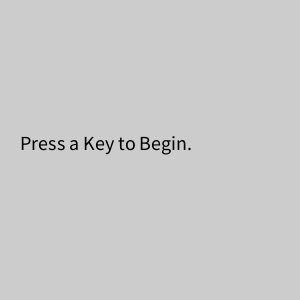
Frame 1 (no input)
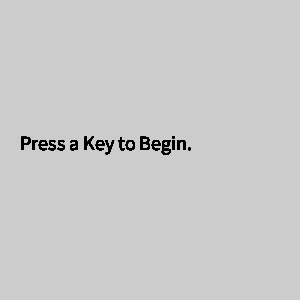
Frame 60 (the mouse pressed at the canvas centre just before this capture)
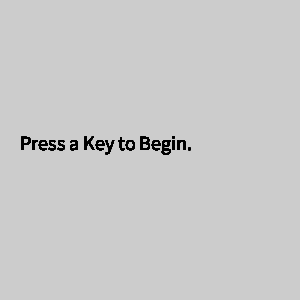
Frame 120 (the mouse held since frame 60 and released just before this capture)

The Processing sketch that drew these frames (run headless with seeded random() and noise(); from frame 60 on, the mouse is pressed at the canvas centre):

// Processing sketch: TheSearch
// ── TheSearch.pde
/*
 Given the following data set, initialize an array to contain the data.
 Then create two functions named: containsLetter & characterCount.
 You will use these functions to create an interactive program.
 The user will press a letter and the program will respond by using these
 functions to display the results on the screen.  If the user presses ‘a’
 then the program should look within the dataset to see if the letter is
 found and how many times the letter ‘a’ appears in the dataset.
 */

char[] charlist = new char[]{'j', 'k', 'g', 'i', 'j', 'a', 'h', 'u', 'h', 'h', 'd', 'f', 'p', 'g', 'n', 'n', 'v', 'x', 'a', 'k', 'x', 'g', 'v', 'g', 's', 'l', 'o',
  'q', 'a', 'a', 'u', 'k', 'c', 'x', 'r', 'x', 's', 'e', 'o', 'l', 't', 's', 'x', 'w', 'r', 'w', 'x', 's', 'n', 'u', 'o', 'f', 'i', 'o', 'a', 'l', 'j', 'w', 's', 'a', 'm', 'p', 'm', 'v', 'd', 'r', 'c', 'b',
  'g', 'm', 'p', 'j', 'b', 'g', 'n', 'g', 'u', 'i', 'x', 'n', 'i', 'u', 'o', 'i', 'f', 'a', 'j', 'j', 'x', 'h', 'p', 'c', 'y', 'n', 'y', 'q', 'n', 'y', 'k', 'j', 'i', 'h', 'v', 'd', 'f', 'a', 'd', 'j', 'v',
  'h', 'n', 'v', 'w', 'e', 'g', 'r', 'r', 'f', 'w', 'c', 'e', 't', 'c', 'u', 'f', 'q', 'm', 'j', 'n', 'u', 'y', 'f', 'k', 'r', 'x', 'q', 'c', 'c', 'r', 'a', 'v', 't', 'k', 'c', 'l', 'c', 'u', 'i', 'h', 'c',
  'p', 'i', 'w', 'f', 'q', 'k', 'l', 'j', 'j', 'r', 'e', 'd', 'f', 'l', 'q', 's', 't', 'x', 'r', 'n', 'e', 'b', 'i', 'e', 'x', 'c', 'v', 'f'};
String display;

void setup()
{
  display = "Press a Key to Begin.";

  textSize(20);
  fill(0);

  size(300, 300);
}

void draw()
{
  text(display, 20, height/2);
}

void keyPressed()
{
  background(128);
  containsLetter(key);
}

boolean containsLetter(char key)
{
  for (int i = 0; i < charlist.length; i++)
  {
    if (charlist[i] == key)
    {
      display = key + " was found " + characterCount(key) + " times.";
      return true;
    }
  }
  display = "Key not found. Try another key.";
  return false;
}

int characterCount(char key)
{
  int count = 0;

  for (int i = 0; i < charlist.length; i++)
  {
    if (charlist[i] == key)
    {
      count++;
    }
  }
  return count;
}
